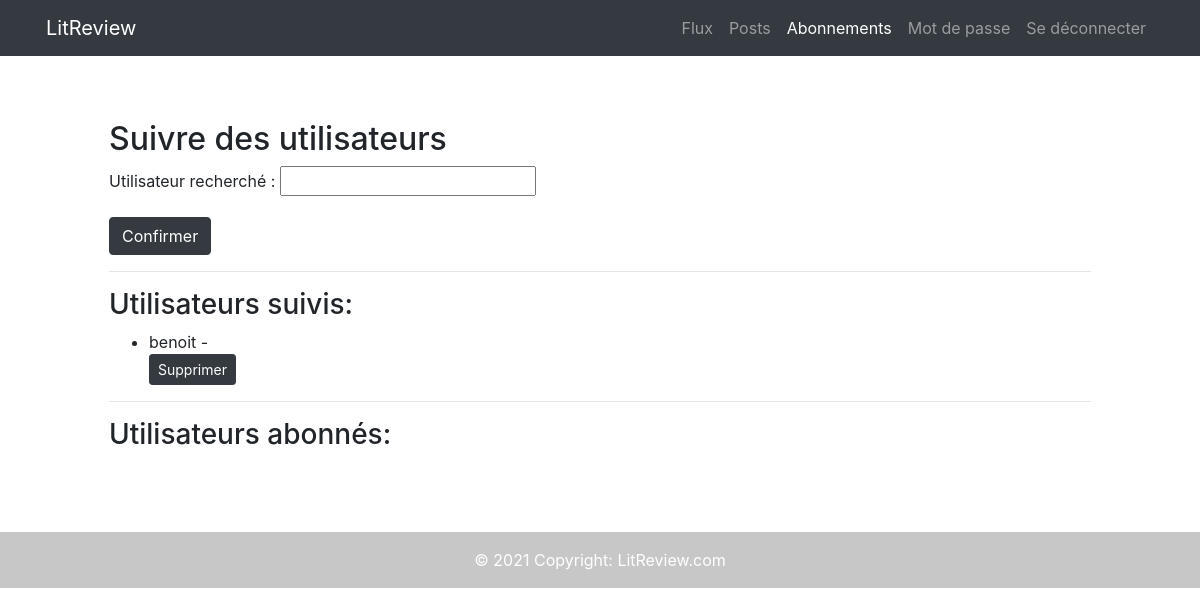
The page /reviews/home/follow-users/ (signed in) on the database as committed earlier.
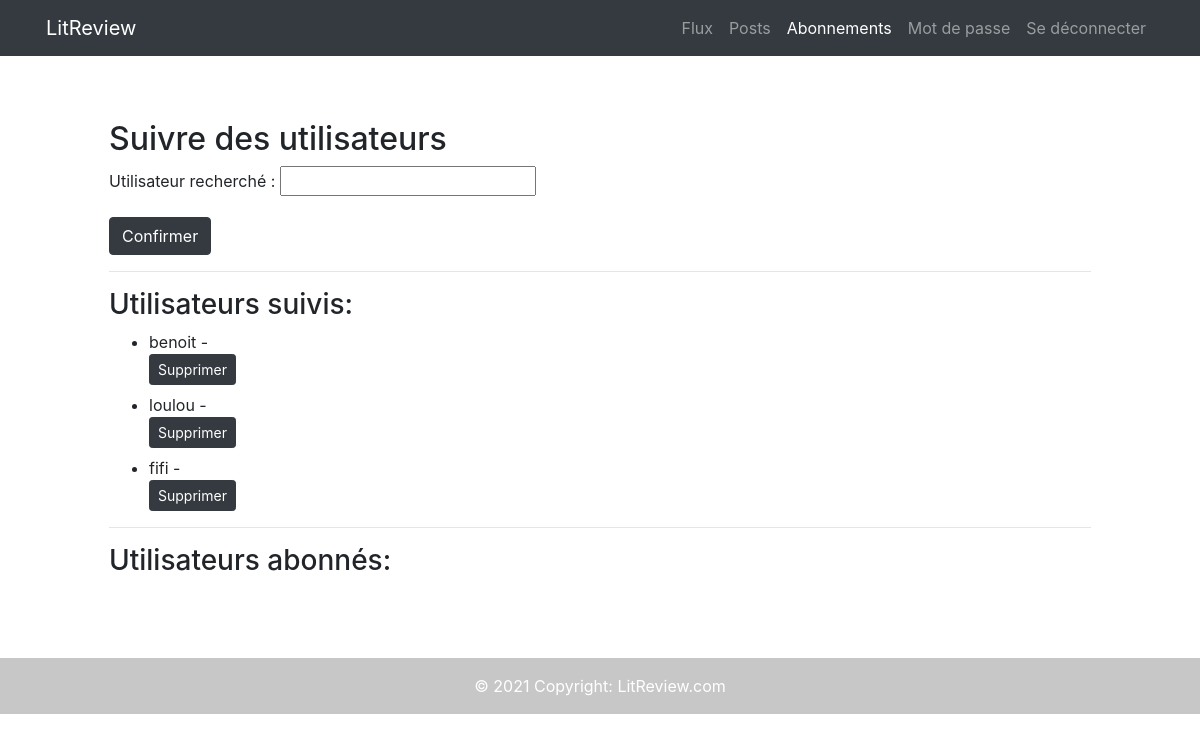
The same page on the database as committed later.
### authentication/models.py (models this page shows)
class User(AbstractUser):
    def get_connections(self):
        connections = UserFollow.objects.filter(
            Q(user=self)
        )
        return [connection.followed_user for connection in connections]
    def get_followers(self):
        followers = UserFollow.objects.filter(
            Q(followed_user=self)
        )
        return [follower.user for follower in followers]

### reviews/views.py (the view, shortened to what this page needs)
# urls.py: path('home/follow-users/', views.follow_users, name='follow_users')
@login_required
def follow_users(request):
    form = forms.UserFollowForm(request.user)
    delete_form = forms.DeleteFollowForm()
    return render(
        request,
        'reviews/follow_users_form.html',
        context={'form': form, 'delete_form': delete_form}
        )

### reviews/forms.py (shortened to what this page needs)
class UserFollowForm(forms.ModelForm):
    def __init__(self, user, *args, **kwargs):
        self.user = user
        super().__init__(*args, **kwargs)
    followed_user = forms.CharField(max_length=63, label='Utilisateur recherché')
    class Meta:
        model = UserFollow
        fields = ['followed_user']

class DeleteFollowForm(forms.Form):
    delete_follow = forms.BooleanField(widget=forms.HiddenInput, initial=True)

### reviews/templates/reviews/follow_users_form.html (shortened to what this page needs)
{% extends 'base.html' %}
{% block content %}
<section class="p-5 m-3">
    <h2>Suivre des utilisateurs</h2>
        <form method="post">
            {{ form.as_p }}
            <button type="submit" class="btn btn-dark">Confirmer</button>
        </form>
    <hr>
    <h3> Utilisateurs suivis:</h3>
        <ul>
            {% for connection in user.get_connections %}
                <li class="mb-2">{{ connection.username }} -
                    <form method="post">
                        <button type="submit" class="btn btn-dark btn-sm" name="followed_user" value="{{connection.id}}" >Supprimer</button>
                    </form>
                </li>
            {% endfor %}
        </ul>
    <hr>
    <h3> Utilisateurs abonnés:</h3>
</section>
{% endblock content %}

### templates/base.html (shortened to what this page needs)
{% load static %}
<!DOCTYPE html>
<html lang="en">
<head>
  <link
    rel="stylesheet"
    href="https://stackpath.bootstrapcdn.com/bootstrap/4.4.1/css/bootstrap.min.css"
    >
</head>
<body>
  {% include 'partials/navbar_snippet.html' %}
  <div class="main">
    <div class="container">
      {% block content %}{% endblock content %}
    </div>
  </div>
  <footer class="bg-light text-center text-white">
    <div class="text-center p-3" style="background-color: rgba(0, 0, 0, 0.2);">
      © 2021 Copyright:
      <a class="text-white" href="{% url 'home' %}">LitReview.com</a>
    </div>
  </footer>
  </body>
</html>

### templates/partials/navbar_snippet.html (shortened to what this page needs)
{% url 'home' as home_url %}
{% url 'password_change' as password_change %}
{% url 'personal_posts' as posts %}
{% url 'follow_users' as abonnements %}
{% url 'logout' as logout %}
<div class="bg-dark">
  <div class="container">
    <div class="row">
      <nav class="col navbar navbar-expand-lg navbar-dark">
        <a class="navbar-brand" href="{% url 'home' %}">LitReview</a>
        <div id="navbarContent" class="collapse navbar-collapse d-flex flex-row-reverse">
          {% if user.is_authenticated %}
            <ul class="navbar-nav">
              <li class="nav-item {% if request.path == home_url %} active {%endif%}">
                <a class="nav-link" href="{% url 'home' %}">Flux</a>
              </li>
              <li class="nav-item {% if request.path == posts %} active {%endif%}">
                <a class="nav-link" href="{% url 'personal_posts' %}">Posts</a>
              </li>
              <li class="nav-item {% if request.path == abonnements %} active {%endif%}">
                <a class="nav-link" href="{% url 'follow_users' %}">Abonnements</a>
              </li>
              <li class="nav-item {% if request.path == password_change %} active {%endif%}">
                <a class="nav-link" href="{% url 'password_change' %}">Mot de passe</a>
              </li>
              <li class="nav-item {% if request.path == logout %} active {%endif%}">
                <a class="nav-link" href="{% url 'logout' %}">Se déconnecter</a>
              </li>
            </ul>
          {% endif %}
        </div>
      </nav>
    </div>
  </div>
</div>

Rows that differ between the two databases and show on the page:
now on this page (row unchanged): User: username "loulou", {{ connection.id }} 6 (drawn)
added User: username "fifi", {{ connection.id }} 7 (drawn)
